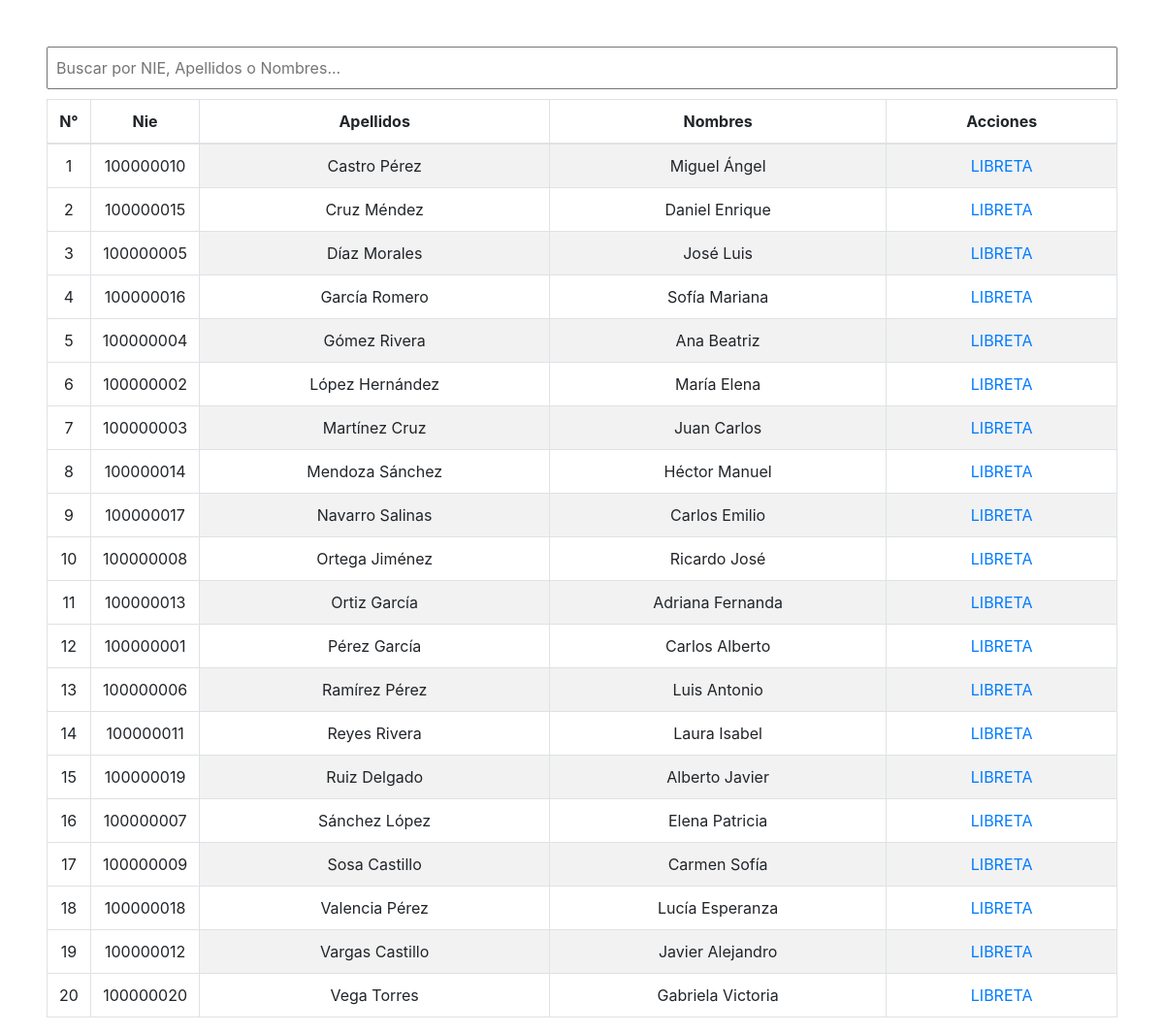
The page /php/generarTablaGrado.php?grado=1ERO on the database its author committed.
### tables this page shows
CREATE TABLE `alumnos` (
  `nie` int(9) NOT NULL,
  `nombre` varchar(50) NOT NULL,
  `apellidos` varchar(50) NOT NULL,
  `grado` varchar(4) NOT NULL
);

### php/generarTablaGrado.php (the view, shortened to what this page needs)
<link href="https://stackpath.bootstrapcdn.com/bootstrap/4.5.2/css/bootstrap.min.css" rel="stylesheet">
<div class="ml-5 mr-5 mt-5">
    <input type="text" id="searchInput" class="search-input" placeholder="Buscar por NIE, Apellidos o Nombres...">
    <div class="table-responsive">
        <table class="table table-striped table-bordered" id="alumnosTable">
            <thead>
                <tr>
                    <th>N°</th>
                    <th>Nie</th>
                    <th>Apellidos</th>
                    <th>Nombres</th>
                    <th>Acciones</th>
                </tr>
            </thead>
            <tbody>
                <?php
                $grado = $_GET["grado"];
                include("connDB.php");
                $consulta = "SELECT * FROM alumnos WHERE grado = '$grado' ORDER BY apellidos";
                $result = mysqli_query($conn, $consulta);
                $numLista = 0;
                if (mysqli_num_rows($result) > 0) {
                    while ($row = mysqli_fetch_assoc($result)) {
                        $numLista++;
                        ?>
                        <tr>
                            <td class="num"><?php echo $numLista ?></td>
                            <td class="num"><?php echo $row["nie"] ?></td>
                            <td><?php echo $row["apellidos"] ?></td>
                            <td><?php echo $row["nombre"] ?></td>
                            <td>
                                <a href="libreta.php?nie=<?php echo $row["nie"] ?>" class="link-primary">
                                    <i class="fa-solid fa-eye"></i> LIBRETA
                                </a>
                            </td>
                        </tr>
                        <?php
                    }
                }
                ?>
            </tbody>
        </table>
    </div>
</div>

### php/generarTablaGrado.php (style rules this page uses)
table { text-align: center; }
input { width: 100px; font-size: 12px; }
.num { width: 10px; border-radius: 4px; border: 1px solid black; background-color: white; padding: 2px; text-align: center; }
td a { border-radius: 4px; padding: 7px 10px; }
.search-input { width: 100%; margin-bottom: 10px; padding: 8px; font-size: 16px; }

### rows shown on the page
alumnos: nie "100000010", apellidos "Castro Pérez", nombre "Miguel Ángel"
alumnos: nie "100000015", apellidos "Cruz Méndez", nombre "Daniel Enrique"
alumnos: nie "100000005", apellidos "Díaz Morales", nombre "José Luis"
alumnos: nie "100000016", apellidos "García Romero", nombre "Sofía Mariana"
alumnos: nie "100000004", apellidos "Gómez Rivera", nombre "Ana Beatriz"
alumnos: nie "100000002", apellidos "López Hernández", nombre "María Elena"
alumnos: nie "100000003", apellidos "Martínez Cruz", nombre "Juan Carlos"
alumnos: nie "100000014", apellidos "Mendoza Sánchez", nombre "Héctor Manuel"
alumnos: nie "100000017", apellidos "Navarro Salinas", nombre "Carlos Emilio"
alumnos: nie "100000008", apellidos "Ortega Jiménez", nombre "Ricardo José"
alumnos: nie "100000013", apellidos "Ortiz García", nombre "Adriana Fernanda"
alumnos: nie "100000001", apellidos "Pérez García", nombre "Carlos Alberto"
alumnos: nie "100000006", apellidos "Ramírez Pérez", nombre "Luis Antonio"
alumnos: nie "100000011", apellidos "Reyes Rivera", nombre "Laura Isabel"
alumnos: nie "100000019", apellidos "Ruiz Delgado", nombre "Alberto Javier"
alumnos: nie "100000007", apellidos "Sánchez López", nombre "Elena Patricia"
alumnos: nie "100000009", apellidos "Sosa Castillo", nombre "Carmen Sofía"
alumnos: nie "100000018", apellidos "Valencia Pérez", nombre "Lucía Esperanza"
alumnos: nie "100000012", apellidos "Vargas Castillo", nombre "Javier Alejandro"
alumnos: nie "100000020", apellidos "Vega Torres", nombre "Gabriela Victoria"
